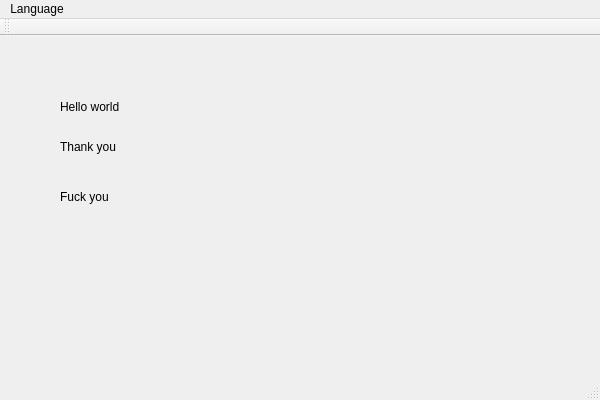
<?xml version="1.0" encoding="UTF-8"?>
<ui version="4.0">
 <class>MainWindow</class>
 <widget class="QMainWindow" name="MainWindow">
  <property name="geometry">
   <rect>
    <x>0</x>
    <y>0</y>
    <width>600</width>
    <height>400</height>
   </rect>
  </property>
  <property name="windowTitle">
   <string>MainWindow</string>
  </property>
  <widget class="QWidget" name="centralWidget">
   <widget class="QLabel" name="label">
    <property name="geometry">
     <rect>
      <x>60</x>
      <y>60</y>
      <width>101</width>
      <height>21</height>
     </rect>
    </property>
    <property name="text">
     <string>Hello world</string>
    </property>
   </widget>
   <widget class="QLabel" name="label_2">
    <property name="geometry">
     <rect>
      <x>60</x>
      <y>100</y>
      <width>101</width>
      <height>21</height>
     </rect>
    </property>
    <property name="text">
     <string>Thank you</string>
    </property>
   </widget>
   <widget class="QLabel" name="label_3">
    <property name="geometry">
     <rect>
      <x>60</x>
      <y>150</y>
      <width>101</width>
      <height>21</height>
     </rect>
    </property>
    <property name="text">
     <string>Fuck you</string>
    </property>
   </widget>
  </widget>
  <widget class="QMenuBar" name="menuBar">
   <property name="geometry">
    <rect>
     <x>0</x>
     <y>0</y>
     <width>600</width>
     <height>22</height>
    </rect>
   </property>
   <widget class="QMenu" name="menuLanguage">
    <property name="title">
     <string>Language</string>
    </property>
    <addaction name="actionEnglish"/>
    <addaction name="actionKorean"/>
    <addaction name="actionDeutsch"/>
   </widget>
   <addaction name="menuLanguage"/>
  </widget>
  <widget class="QToolBar" name="mainToolBar">
   <attribute name="toolBarArea">
    <enum>TopToolBarArea</enum>
   </attribute>
   <attribute name="toolBarBreak">
    <bool>false</bool>
   </attribute>
  </widget>
  <widget class="QStatusBar" name="statusBar"/>
  <action name="actionEnglish">
   <property name="text">
    <string>English</string>
   </property>
  </action>
  <action name="actionKorean">
   <property name="text">
    <string>Korean</string>
   </property>
  </action>
  <action name="actionDeutsch">
   <property name="text">
    <string>Deutsch</string>
   </property>
  </action>
 </widget>
 <layoutdefault spacing="6" margin="11"/>
 <resources/>
 <connections/>
</ui>
